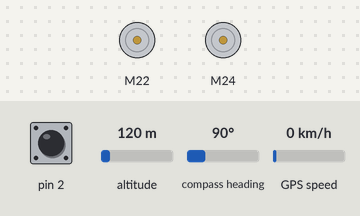
The sketch below on a simulated Arduino Uno, built with avr-gcc and run on an emulated ATmega328P. Shown: 2 × DC motor (green arrow = forward, orange = backward, longer = faster). The test bench sets the inputs (shaded band); at power-on: pin 2 HIGH, altitude 120 m, compass heading 90°, GPS speed 0 km/h. The GPS gets a fix after 3 s at 37.7749, -122.4194 with 8 satellites.

Above: at 0.05 s.
Timing chart, 0 to 3.0 s (numbered marks = the images above):
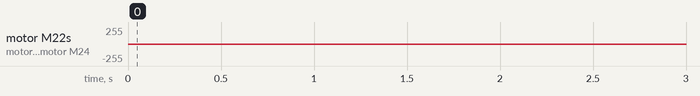

Measured:
- by itself, motor M24: stopped → forward 50/255 at 4.0 s, → stopped 0.20 s later, → forward 50/255 0.30 s later, → stopped 0.20 s later, … (503 changes in this stretch)
- by itself, motor M22: stopped → backward 50/255 at 4.0 s, → stopped 0.20 s later, → backward 50/255 0.30 s later, → stopped 0.20 s later, … (503 changes in this stretch)

The sketch:

GpsRobot.ino
```cpp
#include <TinyGPS.h>  // GPS 라이브러리
#include <L298NX2.h>  // 모터드라이버 라이브러리
#include <SoftwareSerial.h> // 소프트웨어 시리얼 통신 라이브러리
#include <TimerOne.h> // TimerOne 인터럽트 라이브러리
#include <Wire.h> // I2C 통신 라이브러리
#include <QMC5883LCompass.h>  // 지자기 센서 라이브러리

//---------지자기 센서 설정---------------------
QMC5883LCompass compass;

float declinationAngle = (-8.0 + (50.0 / 60.0)) / (180 / PI); // 자편각 보정

int xOffset = -1500;  // x축 방향 오차
int yOffset = 250;  // y축 방향 오차

//---------GPS 설정---------------------
TinyGPS gps;
SoftwareSerial gpsSerial(10, 11);  // RX, TX 핀 설정

//-----------모터 드라이버 핀 설정----------------

const unsigned int EN_A = 4;  //왼쪽 바퀴
const unsigned int IN1_A = 22;
const unsigned int IN2_A = 23;

const unsigned int IN1_B = 24; // 오른쪽 바퀴
const unsigned int IN2_B = 25;
const unsigned int EN_B = 5;

L298NX2 motors(EN_A, IN1_A, IN2_A, EN_B, IN1_B, IN2_B);

//---------블루투스 설정---------------------

#define RXD_PIN 12 //아두이노 수신 핀
#define TXD_PIN 13 //아두이노 발신 핀

SoftwareSerial bt(RXD_PIN, TXD_PIN);  // Rx,Tx 설정 / 시리얼 통신 객체 생성

//---------전역 변수 설정---------------------
String data =""; // 문자열 받기
String data1="";
String data2="";
int spd = 50; // 속력
volatile bool GPS_flag = false;  // 10초마다 GPS값 읽었을 때 true
float heading; // 현재 방향
float target_angle; // 목표 방향
bool goal_flag = false; // 도착 플레그

struct Location{
  volatile float latitude; // 위도
  volatile float longitude;  // 경도
};

struct Location goal; // 목표지점 구조체

struct Location CurrentLocation; // 현재지점 구조체

struct Location FirstLocation;  // 처음 지점 구조체

//---------함수 설정---------------------
void MoveCar(int n) // 모터 동작 함수
{
  switch(n)
  {
    case 1: // 전진
      motors.setSpeed(spd);
      motors.forwardA();
      motors.forwardB();
      break;
    case 2: // 후진
      motors.setSpeed(spd);
      motors.backwardA();
      motors.backwardB();
      break;
    case 3: // 우회전(CW)
      motors.setSpeed(spd);
      motors.forwardA();
      motors.backwardB();
      break;
    case 4: // 좌회전(CCW)
      motors.setSpeed(spd);
      motors.backwardA();
      motors.forwardB();
      break;
    case 5: // 정지
      motors.stop();
      break;
    default:
      motors.stop();
      break;
  }
}

void splitString(String input, String &part1, String &part2)  // ','를 기준으로 문자열을 나누어주는 함수
{
  int delimiterIndex = input.indexOf(',');
  part1 = input.substring(0, delimiterIndex);
  part2 = input.substring(delimiterIndex + 1);
}

void readGPSData(float* latitude, float* longitude)  // 현재 위치정보를 읽어오는 함수
{
  bool newData = false;

  while(!newData)
  {
    gpsSerial.listen();
    while(gpsSerial.available())
    {
      char c = gpsSerial.read();
      if (gps.encode(c))
      {
        gps.f_get_position(latitude, longitude);
        newData = true;
        //break;
      }
    }
  }
}

void Compass()  // 현재 로봇의 방향 북쪽이 0도
{
  int x, y;

  compass.read();

  x = compass.getX() - xOffset;
  y = compass.getY() - yOffset;

  heading = atan2(y, x);

  heading += declinationAngle;

  if(heading < 0)
  {
    heading += 2 * PI;
  }
  if(heading > 2 * PI)
  {
    heading -= 2 * PI;
  }

  heading = heading * 180 / PI;
}

void gpsVector()  // 목표 위치 방향 계산 함수
{
  float x = goal.longitude - CurrentLocation.longitude; // 경도
  float y = goal.latitude - CurrentLocation.latitude; // 위도
  float c = sqrt((x*x)+(y*y));
  float angle = acos(x/c) * 180/PI;

  if((x>=0) && (y>=0))
  {
    target_angle = 90 - angle;
  }
  else if((x<=0) && (y>=0))
  {
    angle = 180 - angle;
    target_angle = 270 + angle;
  }
  else if((x<=0) && (y<=0))
  {
    angle = 180 - angle;
    target_angle = 270 - angle;
  }
  else if((x>=0) && (y<=0))
  {
    target_angle = 90 + angle;
  }
}

void Micro_Turn() // 미세 회전 함수
{
  float angle = target_angle - heading; // 각도의 차이
  if(angle > (float)0.0)
  {
    if(abs(angle) >= (float)180.0)
    {
      // CW
      MoveCar(3); // 우회전
    }
    else
    {
      // CCW
      MoveCar(4); // 좌회전
    }
  }
  else
  {
    if(abs(angle) >= (float)180.0)
    {
      // CCW
      MoveCar(4); // 좌회전
    }
    else
    {
      // CW
      MoveCar(3); // 우회전
    }
  }
  delay(200); // 0.2초 회전
  MoveCar(5); // 정지
  delay(300); // 0.3초 정지 딜레이
}

bool angle_Check(float Offset)
{
  return (abs(target_angle - heading) < Offset);
}

void Auto_Turn()  // 목표방향 향하게 회전해주는 함수
{
  bool complete_flag = false; // 방향조정 완료 플레그
  MoveCar(5); // 정지
  delay(500); // 정지 딜레이
  readGPSData(&CurrentLocation.latitude, &CurrentLocation.longitude); // 현재 위치 확인하는 함수
  gpsVector();  // 목표 위치 방향 계산 함수

  while(!complete_flag) // 방향 조정완료까지 무한 루프
  {
    Compass();  // 현재 로봇의 방향 확인하는 함수
    if(angle_Check(2.5))
    {
      complete_flag = true;  // 회전 완료
    }
    else Micro_Turn(); // 회전하는 함수
  }

  initializeTimer();  // 타이머 초기화
}

bool isGoal(float* g_lat, float* g_lon, float* c_lat, float* c_lon, float offset) // 도착했는지 확인하는 함수
{
  if(*g_lat > *c_lat - offset && *g_lat < *c_lat + offset && *g_lon > *c_lon - offset && *g_lon < *c_lon + offset) goal_flag = true;
  else goal_flag = false;

  return goal_flag;
}

void Adj_vector() // 타이머 인터럽트 함수
{
  GPS_flag = true;
}

void initializeTimer()  // 타이머 최기화
{
  Timer1.detachInterrupt(); // 이전에 연결된 인터럽트 제거
  Timer1.initialize(10000000); // 타이머 초기화 (10초마다)
  Timer1.attachInterrupt(Adj_vector); // 함수를 타이머 인터럽트에 연결
}

void button() // 버튼을 눌렀다 때면 목표 위치가 처음위치로 바뀌는 ISR
{
  goal.latitude = FirstLocation.latitude;
  goal.longitude = FirstLocation.longitude;
}

void setup() {
  pinMode(2, INPUT_PULLUP); // 버튼 핀설정
  attachInterrupt(0,button,RISING);  // 외부 인터럽트
  Serial.begin(9600); // 시리얼 통신 시작(실제 동작시 사용 안함)
  gpsSerial.begin(9600); // gps 시리얼 통신 시작
  bt.begin(9600); // bt 시리얼 통신 시작
  motors.setSpeed(spd); // 초기 속도 설정
  compass.init(); // 지자기 센서 시작
  MoveCar(5); // 정지

  // 블루투스로 도착지점 위도,경도 받기
  while(1)
  {
    bt.listen();
    if(bt.available())
    {
      data = bt.readStringUntil('e');   // e직전까지 읽기 data = '위도값,경도값'
      splitString(data, data1, data2);  // ',' 기준으로 나눈다.
      goal.latitude = data1.toFloat();  // 위도를 실수형으로
      goal.longitude = data2.toFloat();  // 경도를 실수형으로
      break;
    }
  }
  // 초기 위치 저장
  readGPSData(&FirstLocation.latitude, &FirstLocation.longitude);

  // 방향 조정
  Auto_Turn();

  // 타이머 초기화
  initializeTimer();
}

void loop()
{
  // 현재 위치를 읽어서 도착했는지 확인
  readGPSData(&CurrentLocation.latitude, &CurrentLocation.longitude);
  while(isGoal(&goal.latitude, &goal.longitude, &CurrentLocation.latitude, &CurrentLocation.longitude, 0.0002))
  {
    MoveCar(5); // 정지
  }

  if(GPS_flag)
  {
    Auto_Turn();  // 회전해서 방향 조정
    GPS_flag = false;
    delay(1000);  // 회전할 시간을 주기위해
  }
  if(!GPS_flag)
  {
    MoveCar(1); // 전진
    delay(1000);
  }
}
```
